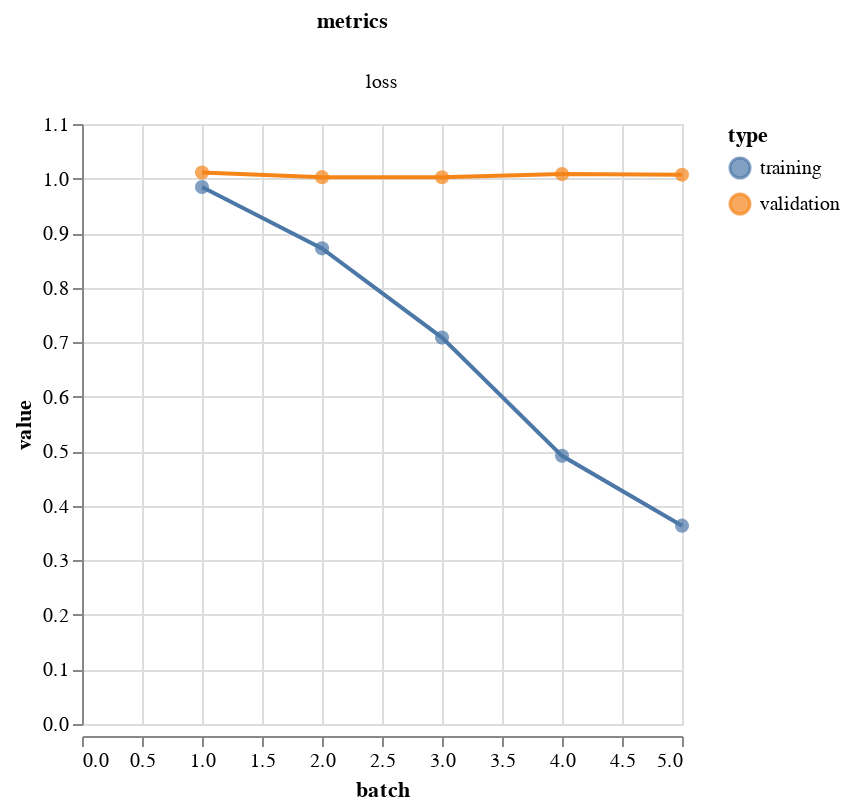

The code cell stored with this chart in its notebook:
### Code cell
vis.metrics(output.history)

### Figure 1 — Vega-Lite specification as saved in the notebook (floating-point values rounded to 4 significant figures)
{"config": {"view": {"continuousWidth": 300, "continuousHeight": 300}}, "data": {"name": "data-ae7e7849f46972afe904fa97ec73f876"}, "facet": {"column": {"field": "metrics", "type": "nominal"}}, "spec": {"layer": [{"mark": {"type": "circle", "size": 50}, "encoding": {"color": {"field": "type", "type": "nominal"}, "tooltip": [{"field": "batch", "type": "quantitative"}, {"field": "value", "type": "quantitative"}], "x": {"field": "batch", "type": "quantitative"}, "y": {"field": "value", "type": "quantitative"}}}, {"mark": {"type": "line"}, "encoding": {"color": {"field": "type", "type": "nominal"}, "x": {"field": "batch", "type": "quantitative"}, "y": {"field": "value", "type": "quantitative"}}}], "height": 300, "width": 300}, "resolve": {"scale": {"y": "independent"}}, "$schema": "https://vega.github.io/schema/vega-lite/v5.17.0.json", "datasets": {"data-ae7e7849f46972afe904fa97ec73f876": [{"batch": 1, "value": 0.9846, "type": "training", "metrics": "loss"}, {"batch": 2, "value": 0.872, "type": "training", "metrics": "loss"}, {"batch": 3, "value": 0.7084, "type": "training", "metrics": "loss"}, {"batch": 4, "value": 0.4916, "type": "training", "metrics": "loss"}, {"batch": 5, "value": 0.3636, "type": "training", "metrics": "loss"}, {"batch": 1, "value": 1.011, "type": "validation", "metrics": "loss"}, {"batch": 2, "value": 1.003, "type": "validation", "metrics": "loss"}, {"batch": 3, "value": 1.002, "type": "validation", "metrics": "loss"}, {"batch": 4, "value": 1.008, "type": "validation", "metrics": "loss"}, {"batch": 5, "value": 1.007, "type": "validation", "metrics": "loss"}]}}
